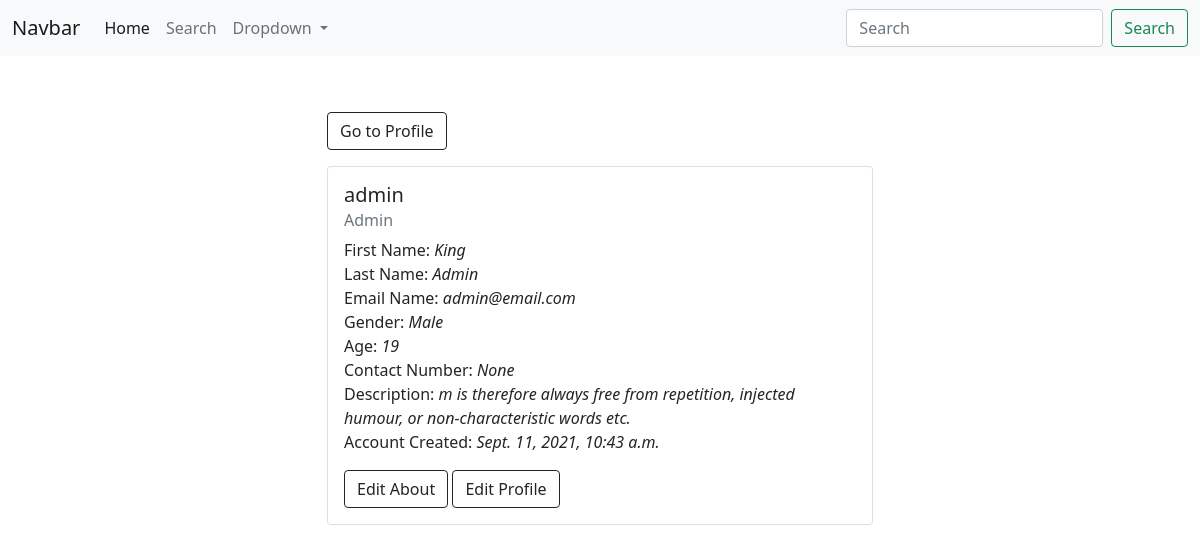
Screenshot of /about-user/ (signed in) with the database file from the repository.
### mainapp/models.py (models this page shows)
class AboutUser(models.Model):
    GENDER_CHOICES = (
        ('Male', 'Male'),
        ('Female', 'Female'),
        ('Others', 'Others'),
        ('Prefer Not to Say', 'Prefer Not to Say')
    )
    user = models.OneToOneField(User, on_delete = models.CASCADE)
    gender = models.CharField(max_length = 100, choices = GENDER_CHOICES)
    age = models.IntegerField() # For checking restriction (age is required)
    contact_number = models.IntegerField(blank = True, null=True, unique=True)
    description = models.TextField(blank = True, null=True)
    created = models.DateTimeField(auto_now_add=True)

### mainapp/views.py (the view)
# urls.py: path('about-user/', views.AboutUserView.as_view(), name='about-user'),
class AboutUserView(LoginRequiredMixin, TemplateView):
    template_name = 'mainapp/about-user.html'
    def get_context_data(self, *args, **kwargs):
        context =  super().get_context_data(*args, **kwargs)
        context['about'] = AboutUser.objects.filter(user = User.objects.get(id = self.request.user.id))[0]
        return context

### mainapp/templates/mainapp/about-user.html (shortened to what this page needs)
{% extends 'mainapp/main.html' %}
{% block content %}
    <div class="row justify-content-center">
        <div class="col-sm-6 my-5">
            <a href="{% url 'user-profile' about.user.id %}" class="btn btn-outline-dark my-3">Go to Profile</a>
            <div class="card">
                <div class="card-body">
                  <h5 class="card-title">{{about.user.username}}</h5>
                  {% if about.user.is_superuser %}
                    <h6 class="card-subtitle mb-2 text-muted">Admin</h6>
                  {% else %}
                    <h6 class="card-subtitle mb-2 text-muted">User</h6>
                  {% endif %}
                  <p class="card-text">
                      First Name: <em>{{about.user.first_name}}</em> <br>
                      Last Name: <em>{{about.user.last_name}}</em> <br>
                      Email Name: <em>{{about.user.email}}</em> <br>
                      Gender: <em>{{about.gender}}</em> <br>
                      Age: <em>{{about.age}}</em> <br>
                      Contact Number: <em>{{about.contact_number}}</em> <br>
                      Description: <em>{{about.description}}</em> <br>
                      Account Created: <em>{{about.created}}</em> <br>
                  </p>
                  <a href="{% url 'edit-about-user' about.user.id %}" class="btn btn-outline-dark">Edit About</a>
                  <a href="{% url 'edit-profile' about.user.id %}" class="btn btn-outline-dark">Edit Profile</a>
                </div>
              </div>
        </div>
    </div>
{% endblock content %}

### rows the page displays
AboutUser: user.username "admin", user.first_name "King", user.last_name "Admin", user.email "admin@email.com", gender "Male", age "19", contact_number "None", description "m is therefore always free from repetition, injected humour, or non-characteristic words etc.", created "Sept. 11, 2021, 10:43 a.m."
